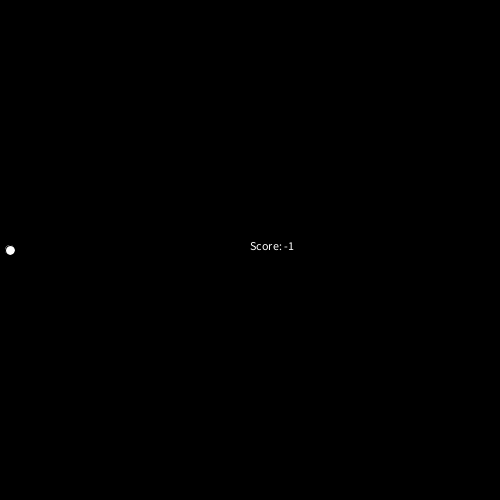
Frame 1 (no input)
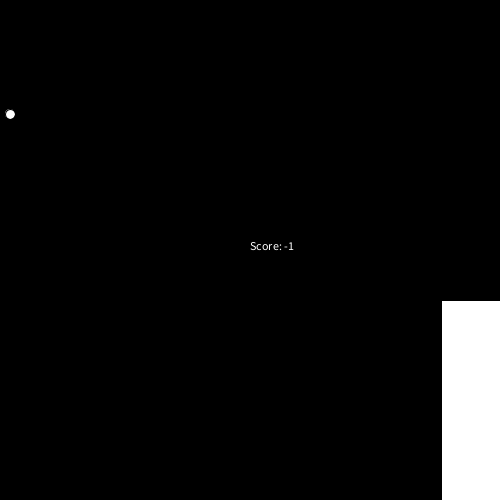
Frame 60 (the mouse pressed at the canvas centre just before this capture)
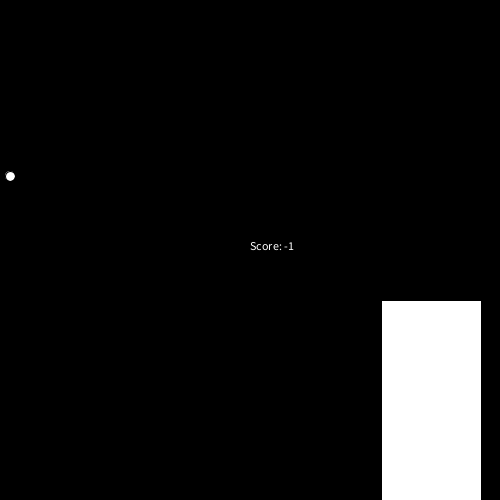
Frame 120 (the mouse held since frame 60 and released just before this capture)

The Processing sketch that drew these frames (run headless with seeded random() and noise(); from frame 60 on, the mouse is pressed at the canvas centre):

// Processing sketch: FlappyBird
// ── FlappyBird.pde
int birdX = 10;
int birdY = 250;
double birdV = 0.5;
double birdG = 0.5;
int pipeX =  500;
int pipebY = 300;
int pipebW = 100;
int pipebH = 200;
int pipeuY = 300;
int pipeuW = 100;
int pipeuH = 200;
int gapL = 100;
int randomPipeY;
int score = -1;
double pipeV = 1;
boolean noClip = false;
boolean isDed = false;
void setup(){
size(500,500);
}
void draw(){
background(0,0,0);
if(keyPressed == true && noClip == false){
noClip = true;
pipeV = 20;
}else if(keyPressed == true && noClip == true){
noClip = false;
pipeV = 1;
}

if(isDed == false || noClip == true){
fill(255,255,255);
ellipse(birdX,birdY,10,10);
text("Score: " + score, 250,250);
println("score: " + score);
birdY += birdV;
birdV += birdG;
if(birdY >= 500){
birdY = 0;
}else if(birdY <= 0){
birdY = 500;
}
fill(255,255,255);
rect(pipeX,pipebY,pipebW,pipebH);
rect(pipeX,pipeuY,pipeuW,pipeuH);
pipeX -= pipeV;
if(pipeX <= 0 - pipeuW){
pipeX = 500; 
randomPipeY = (int) random(100, 400);
pipebY = randomPipeY;
pipeuY = randomPipeY;
pipeuY = pipeuY - (pipeuH + gapL);
pipebH = 500 - pipebY;
score++;
}
if(noClip == false){
didHitPipeB();
didHitPipeU();
}
}}
void mousePressed(){
birdV =- 5;
}
void didHitPipeB(){
if(birdX < pipeX + pipebW && birdX > pipeX && birdY < pipebY + pipebH && birdY > pipebY){
println("you hit the bottom pipe");
isDed = true;
}
}
void didHitPipeU(){
if(birdX < pipeX + pipeuW && birdX > pipeX && birdY < pipeuY + pipeuH && birdY > pipeuY){
println("you hit the upper pipe");
isDed = true;
}
}
